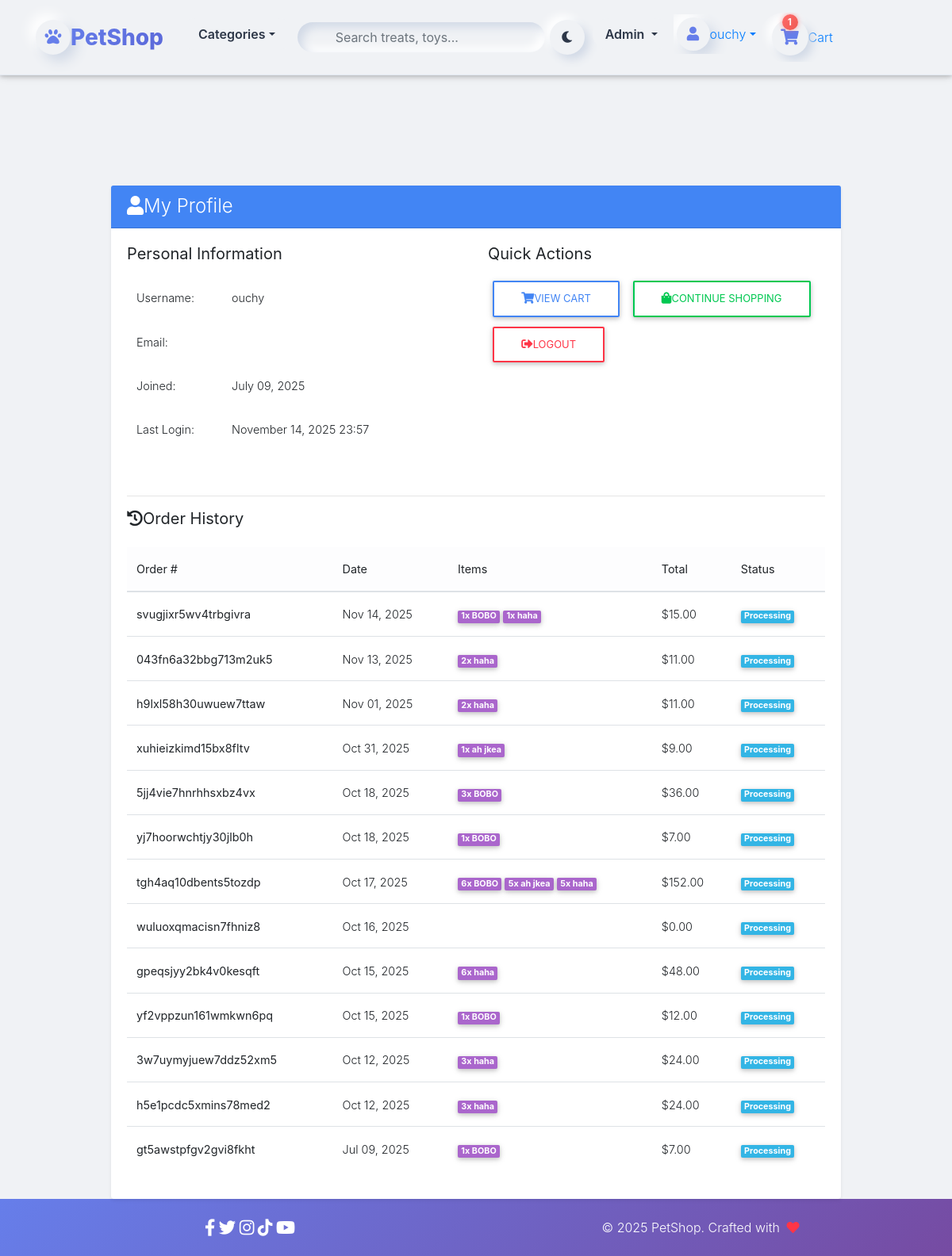
The app's page /profile/ (signed in) with its own data.
### core/models.py (models this page shows, shortened)
class Order(models.Model):
    user = models.ForeignKey(settings.AUTH_USER_MODEL,
                             on_delete=models.CASCADE)
    ref_code = models.CharField(max_length=20, blank=True, null=True)
    items = models.ManyToManyField(OrderItem)
    start_date = models.DateTimeField(auto_now_add=True)
    ordered_date = models.DateTimeField()
    ordered = models.BooleanField(default=False)
    shipping_address = models.ForeignKey(
        'Address', related_name='shipping_address', on_delete=models.SET_NULL, blank=True, null=True)
    billing_address = models.ForeignKey(
        'Address', related_name='billing_address', on_delete=models.SET_NULL, blank=True, null=True)
    payment = models.ForeignKey(
        'Payment', on_delete=models.SET_NULL, blank=True, null=True)
    coupon = models.ForeignKey(
        'Coupon', on_delete=models.SET_NULL, blank=True, null=True)
    being_delivered = models.BooleanField(default=False)
    received = models.BooleanField(default=False)
    refund_requested = models.BooleanField(default=False)
    refund_granted = models.BooleanField(default=False)
    '''
    1. Item added to cart
    2. Adding a billing address
    (Failed checkout)
    3. Payment
    (Preprocessing, processing, packaging etc.)
    4. Being delivered
    5. Received
    6. Refunds
    '''
    def get_total(self):
        total = 0
        for order_item in self.items.all():
            total += order_item.get_final_price()
        if self.coupon:
            total -= self.coupon.amount
        return total

class OrderItem(models.Model):
    user = models.ForeignKey(settings.AUTH_USER_MODEL,
                             on_delete=models.CASCADE)
    ordered = models.BooleanField(default=False)
    item = models.ForeignKey(Item, on_delete=models.CASCADE)
    quantity = models.IntegerField(default=1)
    def get_total_discount_item_price(self):
        return self.quantity * self.item.discount_price
    def get_final_price(self):
        if self.item.discount_price:
            return self.get_total_discount_item_price()
        return self.get_total_item_price()

class Item(models.Model):
    title = models.CharField(max_length=100)
    price = models.FloatField()
    discount_price = models.FloatField(blank=True, null=True)
    category = models.CharField(choices=CATEGORY_CHOICES, max_length=2)
    label = models.CharField(choices=LABEL_CHOICES, max_length=1)
    slug = models.SlugField()
    description = models.TextField()
    image = models.ImageField()

class Coupon(models.Model):
    code = models.CharField(max_length=15)
    amount = models.FloatField()

### core/views.py (the view)
# urls.py: path('profile/', ProfileView.as_view(), name='profile'),
class ProfileView(LoginRequiredMixin, TemplateView):
    template_name = 'profile.html'
    def get_context_data(self, **kwargs):
        context = super().get_context_data(**kwargs)
        context['orders'] = Order.objects.filter(user=self.request.user, ordered=True).order_by('-ordered_date')
        return context

### core/templatetags/cart_template_tags.py (called while the page is built)
@register.filter
def cart_item_count(user):
    if user.is_authenticated:
        qs = Order.objects.filter(user=user, ordered=False)
        if qs.exists():
            return qs[0].items.count()
    return 0

### templates/profile.html (shortened to what this page needs)
{% extends "base.html" %}
{% block content %}
<div class="container mt-5 pt-4">
    <div class="row justify-content-center">
        <div class="col-md-10">
            <div class="card shadow-sm">
                <div class="card-header bg-primary text-white">
                    <h4 class="mb-0"><i class="fas fa-user me-2"></i>My Profile</h4>
                </div>
                <div class="card-body">
                    <div class="row">
                        <div class="col-md-6 mb-4">
                            <h5 class="mb-3">Personal Information</h5>
                            <div class="table-responsive">
                                <table class="table table-borderless">
                                    <tr>
                                        <td class="fw-bold" style="width: 120px;">Username:</td>
                                        <td>{{ user.username }}</td>
                                    </tr>
                                    <tr>
                                        <td class="fw-bold">Email:</td>
                                        <td>{{ user.email }}</td>
                                    </tr>
                                    <tr>
                                        <td class="fw-bold">Joined:</td>
                                        <td>{{ user.date_joined|date:"F d, Y" }}</td>
                                    </tr>
                                    <tr>
                                        <td class="fw-bold">Last Login:</td>
                                        <td>{{ user.last_login|date:"F d, Y H:i" }}</td>
                                    </tr>
                                </table>
                            </div>
                        </div>
                        <div class="col-md-6 mb-4">
                            <h5 class="mb-3">Quick Actions</h5>
                            <div class="d-grid gap-2">
                                <a href="{% url 'core:order-summary' %}" class="btn btn-outline-primary">
                                    <i class="fas fa-shopping-cart me-2"></i>View Cart
                                </a>
                                <a href="{% url 'core:home' %}" class="btn btn-outline-success">
                                    <i class="fas fa-shopping-bag me-2"></i>Continue Shopping
                                </a>
                                <a href="{% url 'account_logout' %}" class="btn btn-outline-danger">
                                    <i class="fas fa-sign-out-alt me-2"></i>Logout
                                </a>
                            </div>
                        </div>
                    </div>
                    <hr>
                    <h5 class="mb-4"><i class="fas fa-history me-2"></i>Order History</h5>
                    {% if orders %}
                    <div class="table-responsive">
                        <table class="table table-hover">
                            <thead class="table-light">
                                <tr>
                                    <th>Order #</th>
                                    <th>Date</th>
                                    <th>Items</th>
                                    <th>Total</th>
                                    <th>Status</th>
                                </tr>
                            </thead>
                            <tbody>
                                {% for order in orders %}
                                <tr>
                                    <td>
                                        <strong>{{ order.ref_code }}</strong>
                                    </td>
                                    <td>{{ order.ordered_date|date:"M d, Y" }}</td>
                                    <td>
                                        {% for order_item in order.items.all %}
                                        <span class="badge bg-secondary me-1">
                                            {{ order_item.quantity }}x {{ order_item.item.title }}
                                        </span>
                                        {% endfor %}
                                    </td>
                                    <td>${{ order.get_total|floatformat:2 }}</td>
                                    <td>
                                        {% if order.being_delivered %}
                                        <span class="badge bg-warning">Shipped</span>
                                        {% elif order.received %}
                                        <span class="badge bg-success">Delivered</span>
                                        {% else %}
                                        <span class="badge bg-info">Processing</span>
                                        {% endif %}
                                    </td>
                                </tr>
                                {% endfor %}
                            </tbody>
                        </table>
                    </div>
                    {% endif %}
                </div>
            </div>
        </div>
    </div>
</div>
{% endblock %}

### templates/navbar.html (shortened to what this page needs)
{% load cart_template_tags %}
{% load static %}
<nav class="navbar navbar-expand-lg fixed-top neu-navbar" id="mainNavbar">
  <div class="container">
    <a class="navbar-brand d-flex align-items-center fw-bold text-decoration-none" href="{% url 'core:home' %}">
      <div class="logo-neu rounded-circle d-flex align-items-center justify-content-center me-3 shadow-neu">
        <i class="fas fa-paw"></i>
      </div>
      <span class="brand-text">
        <span class="text-primary">Pet</span><span class="text-dark">Shop</span>
      </span>
    </a>
    <div class="collapse navbar-collapse" id="navbarContent">
      <ul class="navbar-nav me-auto mb-2 mb-lg-0">
        <li class="nav-item dropdown dropdown-hover">
          <a class="nav-link dropdown-toggle neu-link d-flex align-items-center px-4 py-2 rounded-pill"
             href="#" role="button" data-bs-toggle="dropdown" data-bs-auto-close="outside">
            Categories
          </a>
        </li>
      </ul>
      <form class="d-flex me-3 position-relative" method="GET" action="{% url 'core:home' %}">
        <div class="search-neu-wrapper">
          <input type="text" class="form-control search-neu-input" name="q"
                 placeholder="Search treats, toys..." value="{{ request.GET.q }}">
        </div>
      </form>
      <ul class="navbar-nav align-items-center">
        <li class="nav-item me-3">
          <button id="themeToggle" class="btn shadow-neu rounded-circle p-2 d-flex align-items-center justify-content-center">
            <i class="fas fa-moon"></i>
          </button>
        </li>
        {% if request.user.is_staff %}
        <li class="nav-item dropdown dropdown-hover me-2">
          <a class="nav-link dropdown-toggle neu-link px-3 py-2 rounded-pill text-warning"
             href="#" role="button" data-bs-toggle="dropdown" data-bs-auto-close="outside">
            Admin
          </a>
        </li>
        {% endif %}
        {% if request.user.is_authenticated %}
        <li class="nav-item dropdown dropdown-hover me-3">
          <a class="nav-link dropdown-toggle d-flex align-items-center p-1" href="#" role="button" data-bs-toggle="dropdown" data-bs-auto-close="outside">
            <div class="user-avatar-neu rounded-circle shadow-neu d-flex align-items-center justify-content-center">
              <i class="fas fa-user"></i>
            </div>
            <span class="d-none d-lg-inline fw-medium ms-2">{{ user.username }}</span>
          </a>
        </li>
<li class="nav-item">
  <a href="{% url 'core:order-summary' %}"
     class="nav-link position-relative d-flex align-items-center px-3 py-2 neu-cart-link rounded-pill">
    <div class="cart-icon-neu position-relative d-flex align-items-center justify-content-center">
      <i class="fas fa-shopping-cart"></i>
      {% with cart_count=request.user|cart_item_count %}
        {% if cart_count > 0 %}
        <span class="cart-badge-neu">{{ cart_count }}</span>
        {% endif %}
      {% endwith %}
    </div>
    <span class="d-none d-lg-inline fw-semibold ms-2">Cart</span>
  </a>
</li>
        {% else %}
        <li class="nav-item me-2"><a class="nav-link neu-link px-4 py-2 rounded-pill" href="{% url 'account_login' %}">Login</a></li>
        <li class="nav-item"><a class="btn neu-btn-primary rounded-pill px-4 py-2 shadow-neu" href="{% url 'account_signup' %}">Sign Up</a></li>
        {% endif %}
      </ul>
    </div>
  </div>
</nav>
<div style="height: 90px;"></div>

### templates/base.html (style rules this page uses)
html, body, header, .carousel { height: 60vh; }

### templates/navbar.html (style rules this page uses)
:root { --bg: #f0f2f5; --card: #ffffff; --text: #2d3748; --text-muted: #718096; --primary: #667eea; --primary-dark: #5a67d8; --shadow-light: #ffffff; --shadow-dark: #d1d9e6; --border: #e2e8f0; }
* { transition: background .4s, color .4s, border .4s, box-shadow .4s; }
body, html { background: var(--bg); color: var(--text); font-family: 'Inter', sans-serif; }
.neu-navbar { background: var(--bg); backdrop-filter: blur(12px); border-bottom: 1px solid var(--border); padding: 1rem 0; z-index: 1050; }
.shadow-neu { background: var(--bg); box-shadow: 8px 8px 16px var(--shadow-dark), -8px -8px 16px var(--shadow-light); }
.logo-neu { width: 44px; height: 44px; font-size: 1.3rem; color: var(--primary); }
.brand-text { font-size: 1.75rem; font-weight: 800; background: linear-gradient(135deg, var(--primary), var(--primary-dark)); -webkit-background-clip: text; -webkit-text-fill-color: transparent; }
.neu-link { background: var(--bg); color: var(--text) !important; font-weight: 600; border-radius: 50px; margin: 0 4px; padding: .5rem 1rem; }
.dropdown-hover { position: relative; padding-bottom: 8px; }
.search-neu-wrapper { position: relative; min-width: 300px; }
.search-neu-input { background: var(--bg); border: none; border-radius: 50px; padding: .75rem 1rem .75rem 3rem; color: var(--text); box-shadow: inset 6px 6px 12px var(--shadow-dark), inset -6px -6px 12px var(--shadow-light); }
.user-avatar-neu, .cart-icon-neu { width: 42px; height: 42px; background: var(--bg); color: var(--primary); font-size: 1.1rem; border-radius: 50%; }
.cart-badge-neu { font-size: .65rem; font-weight:700; min-width:20px; height:20px; background: linear-gradient(135deg,#ff6b6b,#ee5a52); }
#themeToggle { width: 44px; height: 44px; background: var(--bg); color: var(--text); border: none; border-radius: 50%; box-shadow: 6px 6px 12px var(--shadow-dark), -6px -6px 12px var(--shadow-light); }
.cart-icon-neu { width: 46px; height: 46px; background: var(--bg); border-radius: 50%; font-size: 1.25rem; color: var(--primary); box-shadow: 6px 6px 12px var(--shadow-dark), -6px -6px 12px var(--shadow-light); position: relative; transition: all 0.3s ease; }
.cart-badge-neu { position: absolute; top: -6px; left: 50%; transform: translateX(-50%); font-size: 0.7rem; font-weight: 700; min-width: 20px; height: 20px; display: flex; align-items: center; justify-content: center; border-radius: 50%; color: #fff; background: linear-gradient(135deg, #ff6b6b, #ee5a52); box-shadow: 0 0 6px rgba(255, 107, 107, 0.6); animation: cartPulse 1.5s infinite ease-in-out; }

### records on screen
Order: ref_code "svugjixr5wv4trbgivra", ordered_date "Nov 14, 2025", get_total "15.00", being_delivered "Processing"
OrderItem: quantity "1", item "BOBO"
OrderItem: quantity "1", item "haha"
Order: ref_code "043fn6a32bbg713m2uk5", ordered_date "Nov 13, 2025", get_total "11.00", being_delivered "Processing"
OrderItem: quantity "2", item "haha"
Order: ref_code "h9lxl58h30uwuew7ttaw", ordered_date "Nov 01, 2025", get_total "11.00", being_delivered "Processing"
OrderItem: quantity "2", item "haha"
Order: ref_code "xuhieizkimd15bx8fltv", ordered_date "Oct 31, 2025", get_total "9.00", being_delivered "Processing"
OrderItem: quantity "1", item "ah jkea"
Order: ref_code "5jj4vie7hnrhhsxbz4vx", ordered_date "Oct 18, 2025", get_total "36.00", being_delivered "Processing"
OrderItem: quantity "3", item "BOBO"
Order: ref_code "yj7hoorwchtjy30jlb0h", ordered_date "Oct 18, 2025", get_total "7.00", being_delivered "Processing"
OrderItem: quantity "1", item "BOBO"
Order: ref_code "tgh4aq10dbents5tozdp", ordered_date "Oct 17, 2025", get_total "152.00", being_delivered "Processing"
OrderItem: quantity "6", item "BOBO"
OrderItem: quantity "5", item "ah jkea"
OrderItem: quantity "5", item "haha"
Order: ref_code "wuluoxqmacisn7fhniz8", ordered_date "Oct 16, 2025", get_total "0.00", being_delivered "Processing"
Order: ref_code "gpeqsjyy2bk4v0kesqft", ordered_date "Oct 15, 2025", get_total "48.00", being_delivered "Processing"
OrderItem: quantity "6", item "haha"
Order: ref_code "yf2vppzun161wmkwn6pq", ordered_date "Oct 15, 2025", get_total "12.00", being_delivered "Processing"
OrderItem: quantity "1", item "BOBO"
Order: ref_code "3w7uymyjuew7ddz52xm5", ordered_date "Oct 12, 2025", get_total "24.00", being_delivered "Processing"
OrderItem: quantity "3", item "haha"
Order: ref_code "h5e1pcdc5xmins78med2", ordered_date "Oct 12, 2025", get_total "24.00", being_delivered "Processing"
OrderItem: quantity "3", item "haha"
Order: ref_code "gt5awstpfgv2gvi8fkht", ordered_date "Jul 09, 2025", get_total "7.00", being_delivered "Processing"
OrderItem: quantity "1", item "BOBO"

### other values on screen
{{ user.username }} "ouchy"
{{ cart_count }} "1"
{{ user.date_joined|date:"F d, Y" }} "July 09, 2025"
{{ user.last_login|date:"F d, Y H:i" }} "November 14, 2025 23:57"
